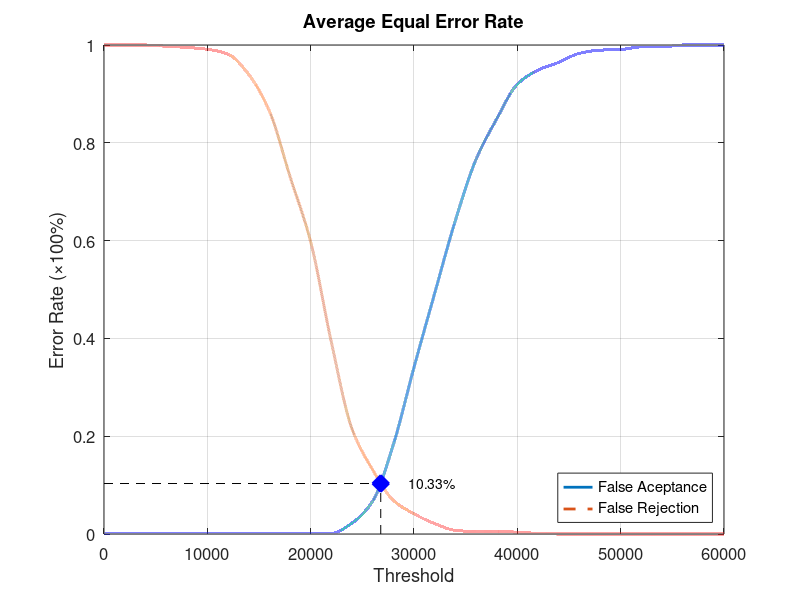
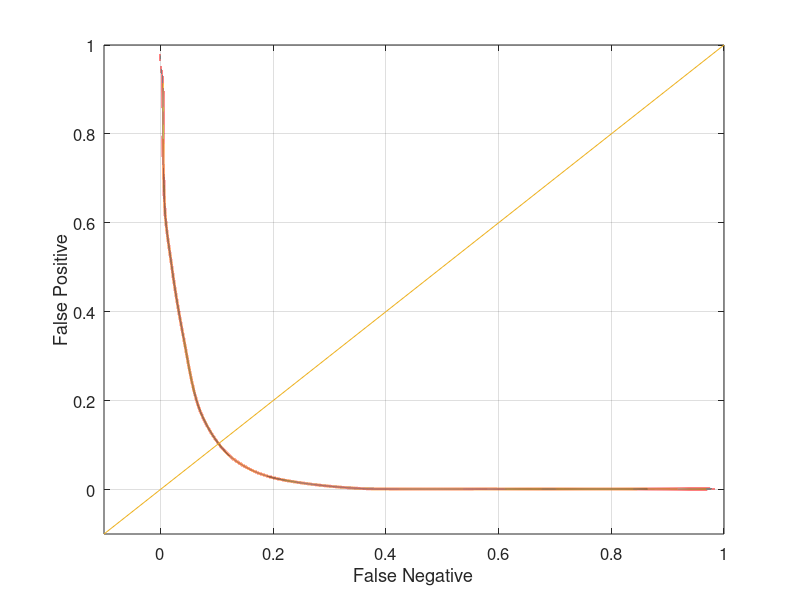

Write MATLAB code to recreate these figures, in order.
function yEER = Experiment1Average
close all;
clear;
clc;
x = 0:2000:60000;
xq = 0:0.5:60000;

y0 = [0 0.00131579 0.00131579 0.00131579 0.00131579 0.00131579 0.00131579 0.00131579 0.00131579 0.00131579 0.00131579 0.00131579 0.0223684 0.0671053 0.182895 0.340789 0.492105 0.64079 0.765789 0.848684 0.919737 0.948684 0.964474 0.982895 0.989474 0.990789 0.996053 0.996053 1 1 1];
yy0 = interp1(x, y0, xq, 'pchip');
y1 = [1 1 1 0.9975 0.995 0.99125 0.98125 0.94 0.865 0.73125 0.5975 0.3925 0.215 0.13125 0.06875 0.04125 0.02125 0.0075 0.005 0.005 0.00375 0.00125 0 0 0 0 0 0 0 0 0];
yy1 = interp1(x, y1, xq, 'pchip');

% Calculating EER: 
y2 = abs(y0 - y1);
find(y2 == min(y2))
yy2 = abs(yy0 - yy1);
xEER = find(yy2 == min(yy2));
xEERIndex = xq(xEER) % X-axis EER
yEER = yy0(xEER) % Y-axis EER

main = figure
plot(xq, yy0,'-','LineWidth', 2);	hold on
plot(xq, yy1,'--','LineWidth', 2);	hold on
plot([xEERIndex xEERIndex], [0 yEER], 'k--');	hold on
plot([0 xEERIndex], [yEER yEER], 'k--');	hold on
plot(xEERIndex, yEER, 'bx', 'LineWidth', 10);	hold on
text(xEERIndex + 10 * xEERIndex / 100, yEER, [num2str(round((10000 * yEER)) / 100) '%'])
legend('False Aceptance', 'False Rejection', 'Location', 'SouthEast')
xlabel('Threshold')
ylabel('Error Rate (\times100%)')
title('Average Equal Error Rate')
set(gca, 'FontSize', 12)
axis([0 60000 0 1])
grid on

print(main, 'Experiment1AverageMain', '-dpng');
FNRxFPR = figure('Color', [1 1 1]);
plot(yy1, yy0, '-', yy1, yy0, 'LineWidth', 2);
hold on
y = -0.1:0.1:1
plot(y, y); 
set(gca, 'FontSize', 12)
xlabel('False Negative')
ylabel('False Positive')
axis([-0.1 1 -0.1 1])
set(gca, 'FontSize', 12)
grid on

print(FNRxFPR, 'Experiment1AverageFNRxFPR','-dpng');
end
